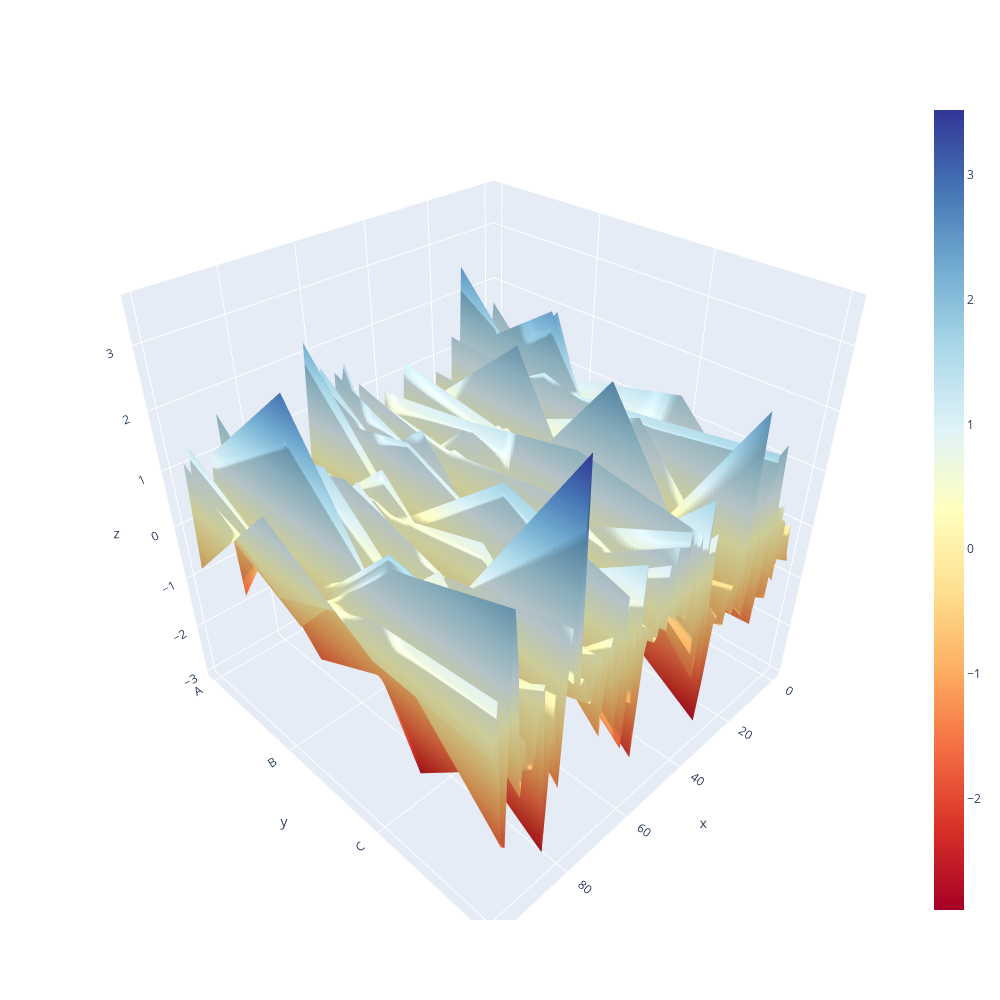

Notebook code for this chart:
### Code cell
df1.iplot(
    kind='surface', 
    colorscale='RdYlBu', 
    layout=dict(width=1000, height=1000)  # Increase size
)

### Figure 1 — Plotly figure (JSON) as saved in the notebook; plotly's stock layout.template omitted (floating-point values rounded to 4 significant figures; data arrays with more than 128 entries replaced by an {"elided": "..."} marker saying what was removed)
{"data": [{"colorscale": [[0, "rgb(165,0,38)"], [0.1, "rgb(215,48,39)"], [0.2, "rgb(244,109,67)"], [0.3, "rgb(253,174,97)"], [0.4, "rgb(254,224,144)"], [0.5, "rgb(255,255,191)"], [0.6, "rgb(224,243,248)"], [0.7, "rgb(171,217,233)"], [0.8, "rgb(116,173,209)"], [0.9, "rgb(69,117,180)"], [1, "rgb(49,54,149)"]], "type": "surface", "x": [0, 1, 2, 3, 4, 5, 6, 7, 8, 9, 10, 11, 12, 13, 14, 15, 16, 17, 18, 19, 20, 21, 22, 23, 24, 25, 26, 27, 28, 29, 30, 31, 32, 33, 34, 35, 36, 37, 38, 39, 40, 41, 42, 43, 44, 45, 46, 47, 48, 49, 50, 51, 52, 53, 54, 55, 56, 57, 58, 59, 60, 61, 62, 63, 64, 65, 66, 67, 68, 69, 70, 71, 72, 73, 74, 75, 76, 77, 78, 79, 80, 81, 82, 83, 84, 85, 86, 87, 88, 89, 90, 91, 92, 93, 94, 95, 96, 97, 98, 99], "y": ["A", "B", "C", "D"], "z": {"elided": "4x100 float values"}}], "layout": {"height": 1000, "scene": {"aspectmode": "auto", "aspectratio": {"x": 1, "y": 1, "z": 1}}, "width": 1000}}
